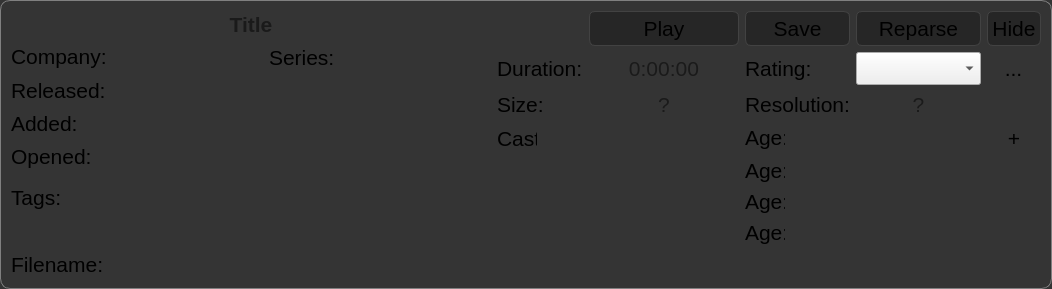
<?xml version="1.0" encoding="UTF-8"?>
<ui version="4.0">
 <class>SceneDetailView</class>
 <widget class="QWidget" name="SceneDetailView">
  <property name="geometry">
   <rect>
    <x>0</x>
    <y>0</y>
    <width>944</width>
    <height>278</height>
   </rect>
  </property>
  <property name="maximumSize">
   <size>
    <width>2000</width>
    <height>368</height>
   </size>
  </property>
  <property name="font">
   <font>
    <pointsize>16</pointsize>
   </font>
  </property>
  <property name="windowTitle">
   <string>Form</string>
  </property>
  <property name="styleSheet">
   <string notr="true">QWidget#SceneDetailView{
	background: rgb(52,52,52);
	border-radius: 10px;
	border: 1px solid grey;
}
QLineEdit, QTextBrowser, QTextEdit{
	text-align: center;
	background: rgba(0,0,0,0);
	border: 0px;
}
QLineEdit[readOnly=&quot;false&quot;], QTextBrowser[readOnly=&quot;false&quot;], QTextEdit[readOnly=&quot;false&quot;] , QComboBox{
	background: qlineargradient(spread:reflect, x1:0, y1:0, x2:0, y2:0.5, stop:0 rgba(33,33,33, 255), stop:1 rgba(60,60,60, 255));
	border: 1px solid rgb(52,52,52);
	border-radius: 5px;
}
QToolButton{
	icon-size: 20px 20px;
	background-color: rgb(0,0,0,0);
	border: 0px;
}
QToolButton:hover{
	background-color: rgb(33,33,33);
}

QPushButton{
	background-color:  rgb(38,38,38);
	border: 1px solid rgb(66,66,66);
	border-radius: 6px;
	padding: 4px;
}
QPushButton:hover{
	background: rgb(80,80,80);
	border:  1px solid black;
}
QPushButton:pressed, QToolButton:pressed{
	background: yellow;
	border: 1px solid black;
	color: black;
}</string>
  </property>
  <layout class="QGridLayout" name="gridLayout">
   <item row="0" column="0">
    <layout class="QVBoxLayout" name="verticalLayout">
     <property name="sizeConstraint">
      <enum>QLayout::SetNoConstraint</enum>
     </property>
     <item>
      <widget class="QLineEdit" name="titleLineEdit">
       <property name="font">
        <font>
         <pointsize>16</pointsize>
         <weight>75</weight>
         <bold>true</bold>
        </font>
       </property>
       <property name="alignment">
        <set>Qt::AlignCenter</set>
       </property>
       <property name="placeholderText">
        <string>Title</string>
       </property>
      </widget>
     </item>
     <item>
      <layout class="QFormLayout" name="formLayout">
       <property name="sizeConstraint">
        <enum>QLayout::SetMaximumSize</enum>
       </property>
       <item row="0" column="0">
        <widget class="QLabel" name="companyLabel">
         <property name="sizePolicy">
          <sizepolicy hsizetype="Maximum" vsizetype="Maximum">
           <horstretch>0</horstretch>
           <verstretch>0</verstretch>
          </sizepolicy>
         </property>
         <property name="text">
          <string>Company:</string>
         </property>
        </widget>
       </item>
       <item row="0" column="1">
        <layout class="QHBoxLayout" name="horizontalLayout_5">
         <item alignment="Qt::AlignHCenter">
          <widget class="QLineEdit" name="companyLineEdit">
           <property name="sizePolicy">
            <sizepolicy hsizetype="Expanding" vsizetype="Fixed">
             <horstretch>0</horstretch>
             <verstretch>0</verstretch>
            </sizepolicy>
           </property>
           <property name="minimumSize">
            <size>
             <width>150</width>
             <height>0</height>
            </size>
           </property>
           <property name="maximumSize">
            <size>
             <width>500</width>
             <height>16777215</height>
            </size>
           </property>
          </widget>
         </item>
         <item alignment="Qt::AlignRight">
          <widget class="QLabel" name="seriesLabel">
           <property name="sizePolicy">
            <sizepolicy hsizetype="Expanding" vsizetype="Maximum">
             <horstretch>0</horstretch>
             <verstretch>0</verstretch>
            </sizepolicy>
           </property>
           <property name="text">
            <string>Series:</string>
           </property>
          </widget>
         </item>
         <item alignment="Qt::AlignHCenter">
          <widget class="QLineEdit" name="seriesLineEdit">
           <property name="sizePolicy">
            <sizepolicy hsizetype="Expanding" vsizetype="Fixed">
             <horstretch>0</horstretch>
             <verstretch>0</verstretch>
            </sizepolicy>
           </property>
           <property name="minimumSize">
            <size>
             <width>150</width>
             <height>0</height>
            </size>
           </property>
          </widget>
         </item>
        </layout>
       </item>
       <item row="1" column="0">
        <widget class="QLabel" name="releasedLabel">
         <property name="text">
          <string>Released:</string>
         </property>
        </widget>
       </item>
       <item row="1" column="1">
        <widget class="QLineEdit" name="releasedLineEdit">
         <property name="minimumSize">
          <size>
           <width>356</width>
           <height>0</height>
          </size>
         </property>
         <property name="maximumSize">
          <size>
           <width>500</width>
           <height>16777215</height>
          </size>
         </property>
        </widget>
       </item>
       <item row="2" column="0">
        <widget class="QLabel" name="addedLabel">
         <property name="text">
          <string>Added:</string>
         </property>
        </widget>
       </item>
       <item row="2" column="1">
        <widget class="QLineEdit" name="addedLineEdit">
         <property name="minimumSize">
          <size>
           <width>356</width>
           <height>0</height>
          </size>
         </property>
         <property name="maximumSize">
          <size>
           <width>500</width>
           <height>16777215</height>
          </size>
         </property>
        </widget>
       </item>
       <item row="3" column="0">
        <widget class="QLabel" name="openedLabel">
         <property name="text">
          <string>Opened:</string>
         </property>
        </widget>
       </item>
       <item row="3" column="1">
        <widget class="QLineEdit" name="openedLineEdit">
         <property name="minimumSize">
          <size>
           <width>356</width>
           <height>0</height>
          </size>
         </property>
         <property name="maximumSize">
          <size>
           <width>500</width>
           <height>16777215</height>
          </size>
         </property>
        </widget>
       </item>
       <item row="4" column="0">
        <widget class="QLabel" name="tagsLabel">
         <property name="text">
          <string>Tags:</string>
         </property>
        </widget>
       </item>
       <item row="4" column="1">
        <widget class="QTextEdit" name="tagsTextEdit">
         <property name="sizePolicy">
          <sizepolicy hsizetype="Expanding" vsizetype="Maximum">
           <horstretch>0</horstretch>
           <verstretch>0</verstretch>
          </sizepolicy>
         </property>
         <property name="maximumSize">
          <size>
           <width>16777215</width>
           <height>80</height>
          </size>
         </property>
         <property name="readOnly">
          <bool>false</bool>
         </property>
        </widget>
       </item>
      </layout>
     </item>
    </layout>
   </item>
   <item row="0" column="1">
    <layout class="QGridLayout" name="gridLayout_2">
     <property name="sizeConstraint">
      <enum>QLayout::SetDefaultConstraint</enum>
     </property>
     <item row="4" column="0">
      <widget class="QLabel" name="castLabel">
       <property name="sizePolicy">
        <sizepolicy hsizetype="Minimum" vsizetype="Minimum">
         <horstretch>0</horstretch>
         <verstretch>0</verstretch>
        </sizepolicy>
       </property>
       <property name="maximumSize">
        <size>
         <width>40</width>
         <height>16777215</height>
        </size>
       </property>
       <property name="text">
        <string>Cast:</string>
       </property>
      </widget>
     </item>
     <item row="2" column="0">
      <widget class="QLabel" name="durationLabel">
       <property name="sizePolicy">
        <sizepolicy hsizetype="Minimum" vsizetype="Minimum">
         <horstretch>0</horstretch>
         <verstretch>0</verstretch>
        </sizepolicy>
       </property>
       <property name="text">
        <string>Duration:</string>
       </property>
      </widget>
     </item>
     <item row="6" column="2">
      <widget class="QLabel" name="labelAge_3">
       <property name="sizePolicy">
        <sizepolicy hsizetype="Expanding" vsizetype="Maximum">
         <horstretch>0</horstretch>
         <verstretch>0</verstretch>
        </sizepolicy>
       </property>
       <property name="minimumSize">
        <size>
         <width>0</width>
         <height>0</height>
        </size>
       </property>
       <property name="maximumSize">
        <size>
         <width>40</width>
         <height>16777215</height>
        </size>
       </property>
       <property name="text">
        <string>Age:</string>
       </property>
      </widget>
     </item>
     <item row="2" column="3">
      <widget class="QComboBox" name="ratingComboBox">
       <property name="sizePolicy">
        <sizepolicy hsizetype="Expanding" vsizetype="Fixed">
         <horstretch>0</horstretch>
         <verstretch>0</verstretch>
        </sizepolicy>
       </property>
       <property name="minimumSize">
        <size>
         <width>125</width>
         <height>0</height>
        </size>
       </property>
       <property name="maximumSize">
        <size>
         <width>500</width>
         <height>16777215</height>
        </size>
       </property>
      </widget>
     </item>
     <item row="3" column="2">
      <widget class="QLabel" name="lb_resolution">
       <property name="sizePolicy">
        <sizepolicy hsizetype="Maximum" vsizetype="Maximum">
         <horstretch>0</horstretch>
         <verstretch>0</verstretch>
        </sizepolicy>
       </property>
       <property name="maximumSize">
        <size>
         <width>190</width>
         <height>16777215</height>
        </size>
       </property>
       <property name="text">
        <string>Resolution:</string>
       </property>
      </widget>
     </item>
     <item row="3" column="0">
      <widget class="QLabel" name="sizeLabel">
       <property name="sizePolicy">
        <sizepolicy hsizetype="Minimum" vsizetype="Minimum">
         <horstretch>0</horstretch>
         <verstretch>0</verstretch>
        </sizepolicy>
       </property>
       <property name="maximumSize">
        <size>
         <width>200</width>
         <height>16777215</height>
        </size>
       </property>
       <property name="text">
        <string>Size:</string>
       </property>
      </widget>
     </item>
     <item row="7" column="1">
      <widget class="QLabel" name="actor4label">
       <property name="sizePolicy">
        <sizepolicy hsizetype="Expanding" vsizetype="Maximum">
         <horstretch>0</horstretch>
         <verstretch>0</verstretch>
        </sizepolicy>
       </property>
       <property name="text">
        <string/>
       </property>
      </widget>
     </item>
     <item row="6" column="1">
      <widget class="QLabel" name="actor3label">
       <property name="sizePolicy">
        <sizepolicy hsizetype="Expanding" vsizetype="Maximum">
         <horstretch>0</horstretch>
         <verstretch>0</verstretch>
        </sizepolicy>
       </property>
       <property name="text">
        <string/>
       </property>
      </widget>
     </item>
     <item row="4" column="2">
      <widget class="QLabel" name="labelAge_1">
       <property name="sizePolicy">
        <sizepolicy hsizetype="Expanding" vsizetype="Maximum">
         <horstretch>0</horstretch>
         <verstretch>0</verstretch>
        </sizepolicy>
       </property>
       <property name="maximumSize">
        <size>
         <width>40</width>
         <height>16777215</height>
        </size>
       </property>
       <property name="text">
        <string>Age:</string>
       </property>
      </widget>
     </item>
     <item row="2" column="2">
      <widget class="QLabel" name="ratingLabel">
       <property name="sizePolicy">
        <sizepolicy hsizetype="Maximum" vsizetype="Minimum">
         <horstretch>0</horstretch>
         <verstretch>0</verstretch>
        </sizepolicy>
       </property>
       <property name="maximumSize">
        <size>
         <width>190</width>
         <height>16777215</height>
        </size>
       </property>
       <property name="text">
        <string>Rating:</string>
       </property>
      </widget>
     </item>
     <item row="6" column="3">
      <widget class="QLabel" name="age3label">
       <property name="sizePolicy">
        <sizepolicy hsizetype="MinimumExpanding" vsizetype="Maximum">
         <horstretch>0</horstretch>
         <verstretch>0</verstretch>
        </sizepolicy>
       </property>
       <property name="text">
        <string/>
       </property>
      </widget>
     </item>
     <item row="4" column="3">
      <widget class="QLabel" name="age1label">
       <property name="sizePolicy">
        <sizepolicy hsizetype="MinimumExpanding" vsizetype="Maximum">
         <horstretch>0</horstretch>
         <verstretch>0</verstretch>
        </sizepolicy>
       </property>
       <property name="text">
        <string/>
       </property>
      </widget>
     </item>
     <item row="4" column="4" alignment="Qt::AlignHCenter">
      <widget class="QToolButton" name="tb_add_actor">
       <property name="sizePolicy">
        <sizepolicy hsizetype="Fixed" vsizetype="Maximum">
         <horstretch>0</horstretch>
         <verstretch>0</verstretch>
        </sizepolicy>
       </property>
       <property name="text">
        <string>+</string>
       </property>
       <property name="icon">
        <iconset resource="../resources/icons.qrc">
         <normaloff>:/Icons/add_icon.png</normaloff>:/Icons/add_icon.png</iconset>
       </property>
      </widget>
     </item>
     <item row="5" column="2">
      <widget class="QLabel" name="labelAge_2">
       <property name="sizePolicy">
        <sizepolicy hsizetype="Expanding" vsizetype="Maximum">
         <horstretch>0</horstretch>
         <verstretch>0</verstretch>
        </sizepolicy>
       </property>
       <property name="minimumSize">
        <size>
         <width>0</width>
         <height>0</height>
        </size>
       </property>
       <property name="maximumSize">
        <size>
         <width>40</width>
         <height>16777215</height>
        </size>
       </property>
       <property name="text">
        <string>Age:</string>
       </property>
      </widget>
     </item>
     <item row="5" column="3">
      <widget class="QLabel" name="age2label">
       <property name="sizePolicy">
        <sizepolicy hsizetype="MinimumExpanding" vsizetype="Maximum">
         <horstretch>0</horstretch>
         <verstretch>0</verstretch>
        </sizepolicy>
       </property>
       <property name="text">
        <string/>
       </property>
      </widget>
     </item>
     <item row="7" column="2">
      <widget class="QLabel" name="labelAge_4">
       <property name="sizePolicy">
        <sizepolicy hsizetype="Expanding" vsizetype="Maximum">
         <horstretch>0</horstretch>
         <verstretch>0</verstretch>
        </sizepolicy>
       </property>
       <property name="minimumSize">
        <size>
         <width>0</width>
         <height>0</height>
        </size>
       </property>
       <property name="maximumSize">
        <size>
         <width>40</width>
         <height>16777215</height>
        </size>
       </property>
       <property name="text">
        <string>Age:</string>
       </property>
      </widget>
     </item>
     <item row="5" column="1">
      <widget class="QLabel" name="actor2label">
       <property name="sizePolicy">
        <sizepolicy hsizetype="Expanding" vsizetype="Maximum">
         <horstretch>0</horstretch>
         <verstretch>0</verstretch>
        </sizepolicy>
       </property>
       <property name="text">
        <string/>
       </property>
      </widget>
     </item>
     <item row="7" column="3">
      <widget class="QLabel" name="age4label">
       <property name="sizePolicy">
        <sizepolicy hsizetype="MinimumExpanding" vsizetype="Maximum">
         <horstretch>0</horstretch>
         <verstretch>0</verstretch>
        </sizepolicy>
       </property>
       <property name="text">
        <string/>
       </property>
      </widget>
     </item>
     <item row="4" column="1">
      <widget class="QLabel" name="actor1label">
       <property name="sizePolicy">
        <sizepolicy hsizetype="Expanding" vsizetype="Maximum">
         <horstretch>0</horstretch>
         <verstretch>0</verstretch>
        </sizepolicy>
       </property>
       <property name="text">
        <string/>
       </property>
      </widget>
     </item>
     <item row="3" column="3">
      <widget class="QLineEdit" name="resolutionLineEdit">
       <property name="sizePolicy">
        <sizepolicy hsizetype="Expanding" vsizetype="Maximum">
         <horstretch>0</horstretch>
         <verstretch>0</verstretch>
        </sizepolicy>
       </property>
       <property name="minimumSize">
        <size>
         <width>125</width>
         <height>0</height>
        </size>
       </property>
       <property name="maximumSize">
        <size>
         <width>500</width>
         <height>16777215</height>
        </size>
       </property>
       <property name="alignment">
        <set>Qt::AlignCenter</set>
       </property>
       <property name="placeholderText">
        <string>?</string>
       </property>
      </widget>
     </item>
     <item row="3" column="1">
      <widget class="QLineEdit" name="sizeLineEdit">
       <property name="sizePolicy">
        <sizepolicy hsizetype="Expanding" vsizetype="Maximum">
         <horstretch>0</horstretch>
         <verstretch>0</verstretch>
        </sizepolicy>
       </property>
       <property name="minimumSize">
        <size>
         <width>100</width>
         <height>0</height>
        </size>
       </property>
       <property name="maximumSize">
        <size>
         <width>500</width>
         <height>16777215</height>
        </size>
       </property>
       <property name="alignment">
        <set>Qt::AlignCenter</set>
       </property>
       <property name="placeholderText">
        <string>?</string>
       </property>
      </widget>
     </item>
     <item row="2" column="1">
      <widget class="QLineEdit" name="durationLineEdit">
       <property name="sizePolicy">
        <sizepolicy hsizetype="Expanding" vsizetype="Fixed">
         <horstretch>0</horstretch>
         <verstretch>0</verstretch>
        </sizepolicy>
       </property>
       <property name="minimumSize">
        <size>
         <width>150</width>
         <height>0</height>
        </size>
       </property>
       <property name="maximumSize">
        <size>
         <width>400</width>
         <height>16777215</height>
        </size>
       </property>
       <property name="alignment">
        <set>Qt::AlignCenter</set>
       </property>
       <property name="placeholderText">
        <string>0:00:00</string>
       </property>
      </widget>
     </item>
     <item row="2" column="4" alignment="Qt::AlignHCenter">
      <widget class="QToolButton" name="tb_edit">
       <property name="text">
        <string>...</string>
       </property>
       <property name="icon">
        <iconset resource="../resources/icons.qrc">
         <normaloff>:/Icons/edit_pencil.png</normaloff>:/Icons/edit_pencil.png</iconset>
       </property>
      </widget>
     </item>
     <item row="0" column="4">
      <widget class="QPushButton" name="pb_hide">
       <property name="sizePolicy">
        <sizepolicy hsizetype="Expanding" vsizetype="Fixed">
         <horstretch>0</horstretch>
         <verstretch>0</verstretch>
        </sizepolicy>
       </property>
       <property name="maximumSize">
        <size>
         <width>80</width>
         <height>16777215</height>
        </size>
       </property>
       <property name="text">
        <string>Hide</string>
       </property>
       <property name="icon">
        <iconset resource="../resources/icons.qrc">
         <normaloff>:/Icons/flat_hide_icon.png</normaloff>:/Icons/flat_hide_icon.png</iconset>
       </property>
       <property name="iconSize">
        <size>
         <width>25</width>
         <height>25</height>
        </size>
       </property>
       <property name="shortcut">
        <string>Space</string>
       </property>
      </widget>
     </item>
     <item row="0" column="1">
      <widget class="QPushButton" name="pb_play">
       <property name="sizePolicy">
        <sizepolicy hsizetype="Expanding" vsizetype="Fixed">
         <horstretch>0</horstretch>
         <verstretch>0</verstretch>
        </sizepolicy>
       </property>
       <property name="minimumSize">
        <size>
         <width>150</width>
         <height>0</height>
        </size>
       </property>
       <property name="maximumSize">
        <size>
         <width>500</width>
         <height>16777215</height>
        </size>
       </property>
       <property name="text">
        <string>Play</string>
       </property>
       <property name="icon">
        <iconset resource="../resources/icons.qrc">
         <normaloff>:/Icons/shiny_blue_play_icon.png</normaloff>:/Icons/shiny_blue_play_icon.png</iconset>
       </property>
       <property name="iconSize">
        <size>
         <width>25</width>
         <height>25</height>
        </size>
       </property>
       <property name="shortcut">
        <string>Space</string>
       </property>
      </widget>
     </item>
     <item row="0" column="3">
      <widget class="QPushButton" name="pb_reparse">
       <property name="text">
        <string>Reparse</string>
       </property>
       <property name="icon">
        <iconset resource="../resources/icons.qrc">
         <normaloff>:/Icons/film_folder_icon.png</normaloff>:/Icons/film_folder_icon.png</iconset>
       </property>
       <property name="iconSize">
        <size>
         <width>25</width>
         <height>25</height>
        </size>
       </property>
      </widget>
     </item>
     <item row="0" column="2">
      <widget class="QPushButton" name="pb_save">
       <property name="sizePolicy">
        <sizepolicy hsizetype="Expanding" vsizetype="Fixed">
         <horstretch>0</horstretch>
         <verstretch>0</verstretch>
        </sizepolicy>
       </property>
       <property name="maximumSize">
        <size>
         <width>500</width>
         <height>16777215</height>
        </size>
       </property>
       <property name="text">
        <string>Save</string>
       </property>
       <property name="icon">
        <iconset resource="../resources/icons.qrc">
         <normaloff>:/Icons/flat_save_icon.png</normaloff>:/Icons/flat_save_icon.png</iconset>
       </property>
       <property name="iconSize">
        <size>
         <width>25</width>
         <height>25</height>
        </size>
       </property>
       <property name="shortcut">
        <string>Space</string>
       </property>
      </widget>
     </item>
    </layout>
   </item>
   <item row="2" column="0" colspan="2">
    <layout class="QHBoxLayout" name="horizontalLayout">
     <item>
      <widget class="QLabel" name="filenameLabel">
       <property name="text">
        <string>Filename:</string>
       </property>
      </widget>
     </item>
     <item>
      <widget class="QLineEdit" name="filenameLineEdit">
       <property name="minimumSize">
        <size>
         <width>356</width>
         <height>0</height>
        </size>
       </property>
       <property name="maximumSize">
        <size>
         <width>1000</width>
         <height>16777215</height>
        </size>
       </property>
      </widget>
     </item>
    </layout>
   </item>
  </layout>
 </widget>
 <resources>
  <include location="../resources/icons.qrc"/>
 </resources>
 <connections/>
</ui>
